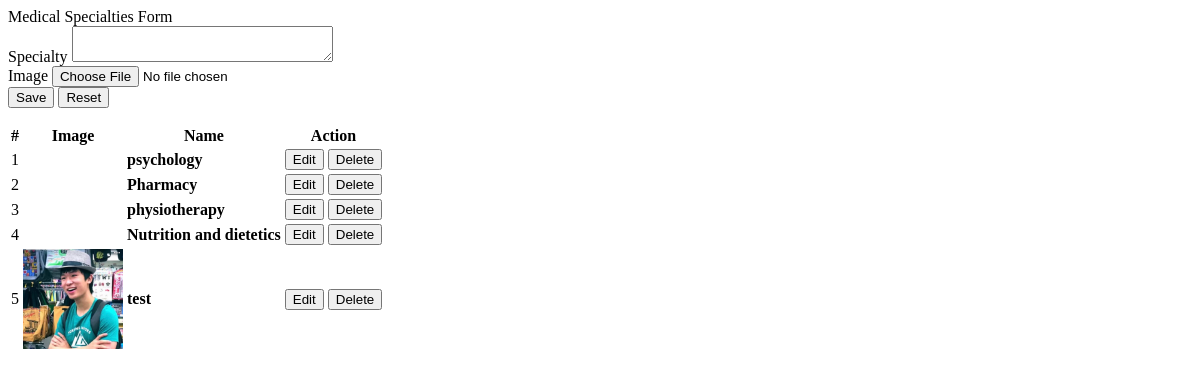
The page /admin/categories.php on the database as committed earlier.
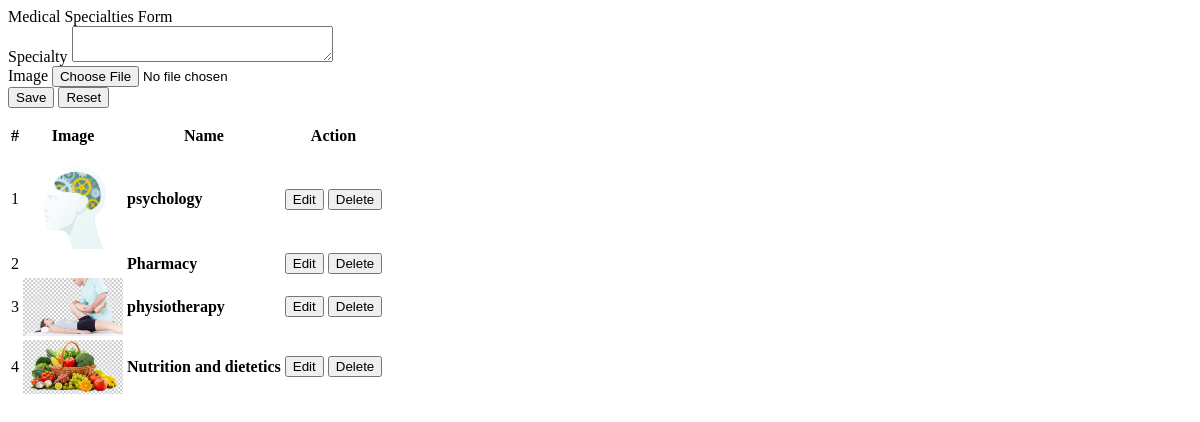
The same page on the database as committed later.
### tables this page shows
CREATE TABLE `medical_specialty` (
  `id` int(11) NOT NULL,
  `name` text NOT NULL,
  `description` text NOT NULL,
  `img_path` text NOT NULL
);

### admin/categories.php (the view, shortened to what this page needs)
<?php include('db_connect.php'); ?>
<div class="container-fluid">
    <div class="col-lg-12">
        <div class="row">
            <div class="col-md-4">
                <form action="" id="manage-category">
                    <div class="card">
                        <div class="card-header">
                            Medical Specialties Form
                        </div>
                        <div class="card-body">
                            <div class="form-group">
                                <label class="control-label">Specialty</label>
                                <textarea name="name" id="" cols="30" rows="2" class="form-control"></textarea>
                            </div>
                            <div class="form-group">
                                <label for="" class="control-label">Image</label>
                                <input type="file" class="form-control" name="img" onchange="displayImg(this, $(this))">
                            </div>
                        </div>
                        <div class="card-footer">
                            <div class="row">
                                <div class="col-md-12">
                                    <button class="btn btn-sm btn-primary col-sm-3 offset-md-3"> Save</button>
                                    <button class="btn btn-sm btn-danger col-sm-3" type="reset"> Reset</button>
                                </div>
                            </div>
                        </div>
                    </div>
                </form>
            </div>
            <div class="col-md-8">
                <div class="card">
                    <div class="card-body">
                        <table class="table table-bordered table-hover">
                            <thead>
                            <tr>
                                <th class="text-center">#</th>
                                <th class="text-center">Image</th>
                                <th class="text-center">Name</th>
                                <th class="text-center">Action</th>
                            </tr>
                            </thead>
                            <tbody>
                            <?php
                            $i = 1;
                            $cats = $conn->query("SELECT * FROM medical_specialty order by id asc");
                            while ($row = $cats->fetch_assoc()):
                                ?>
                                <tr>
                                    <td class="text-center"><?php echo $i++ ?></td>
                                    <td class="text-center">
                                        <img src="../assets/img/<?php echo $row['img_path'] ?>" alt="">
                                    </td>
                                    <td class="">
                                        <b><?php echo $row['name'] ?></b>
                                    </td>
                                    <td class="text-center">
                                        <button class="btn btn-sm btn-primary edit_cat" type="button"
                                                data-id="<?php echo $row['id'] ?>"
                                                data-name="<?php echo $row['name'] ?>"
                                                data-img_path="<?php echo $row['img_path'] ?>">Edit
                                        </button>
                                        <button class="btn btn-sm btn-danger delete_cat" type="button"
                                                data-id="<?php echo $row['id'] ?>">Delete
                                        </button>
                                    </td>
                                </tr>
                            <?php endwhile; ?>
                            </tbody>
                        </table>
                    </div>
                </div>
            </div>
        </div>
    </div>
</div>

### admin/categories.php (style rules this page uses)
td { vertical-align: middle !important; }
img { max-width: 100px; max-height: 150px; }

Rows that differ between the two databases and show on the page:
removed medical_specialty: img_path (picture), name "test"
changed medical_specialty "psychology": img_path: picture added
changed medical_specialty "physiotherapy": img_path: picture added
changed medical_specialty "Nutrition and dietetics": img_path: picture added
